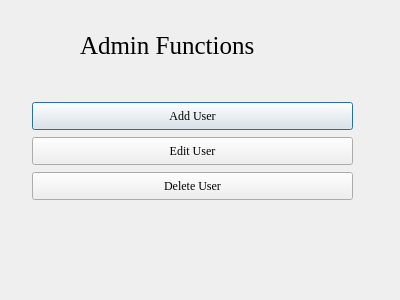
<?xml version="1.0" encoding="UTF-8"?>
<ui version="4.0">
 <class>UserManager</class>
 <widget class="QDialog" name="UserManager">
  <property name="geometry">
   <rect>
    <x>0</x>
    <y>0</y>
    <width>400</width>
    <height>300</height>
   </rect>
  </property>
  <property name="windowTitle">
   <string>Dialog</string>
  </property>
  <widget class="QPushButton" name="addUserButton">
   <property name="geometry">
    <rect>
     <x>32</x>
     <y>102</y>
     <width>321</width>
     <height>28</height>
    </rect>
   </property>
   <property name="font">
    <font>
     <family>Times New Roman</family>
    </font>
   </property>
   <property name="text">
    <string>Add User</string>
   </property>
  </widget>
  <widget class="QPushButton" name="editUserButton">
   <property name="geometry">
    <rect>
     <x>32</x>
     <y>137</y>
     <width>321</width>
     <height>28</height>
    </rect>
   </property>
   <property name="font">
    <font>
     <family>Times New Roman</family>
    </font>
   </property>
   <property name="text">
    <string>Edit User</string>
   </property>
  </widget>
  <widget class="QPushButton" name="deleteUserManager">
   <property name="geometry">
    <rect>
     <x>32</x>
     <y>172</y>
     <width>321</width>
     <height>28</height>
    </rect>
   </property>
   <property name="font">
    <font>
     <family>Times New Roman</family>
    </font>
   </property>
   <property name="text">
    <string>Delete User</string>
   </property>
  </widget>
  <widget class="QLabel" name="label_2">
   <property name="geometry">
    <rect>
     <x>80</x>
     <y>20</y>
     <width>311</width>
     <height>51</height>
    </rect>
   </property>
   <property name="font">
    <font>
     <family>Times New Roman</family>
     <pointsize>19</pointsize>
    </font>
   </property>
   <property name="text">
    <string>Admin Functions</string>
   </property>
  </widget>
 </widget>
 <resources/>
 <connections/>
</ui>
